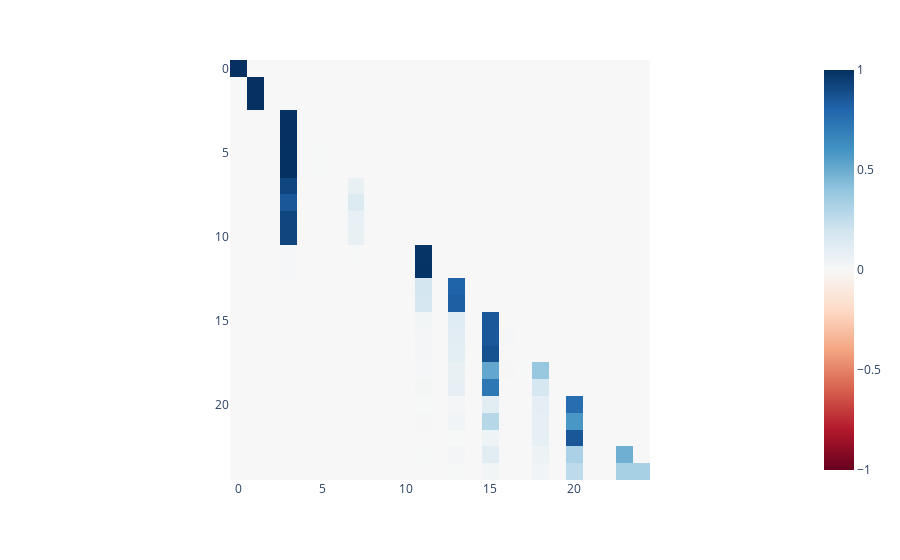
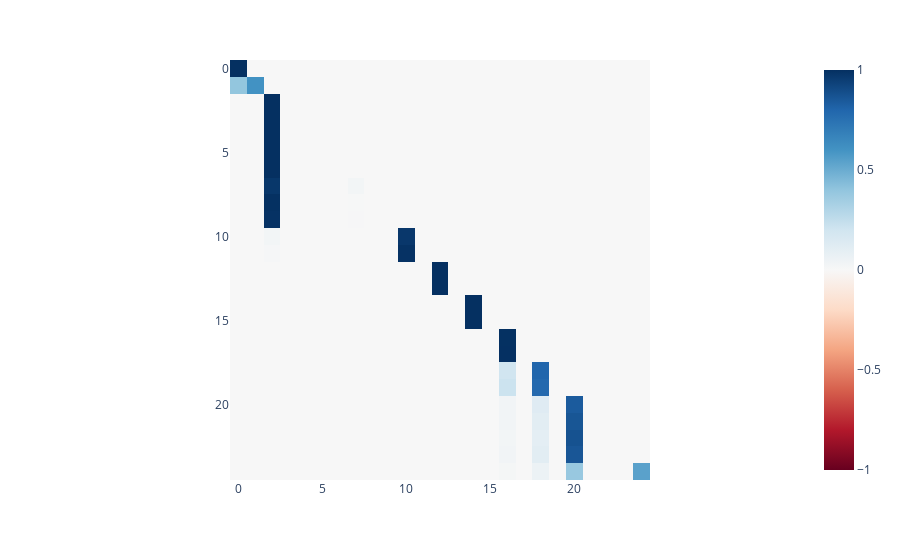
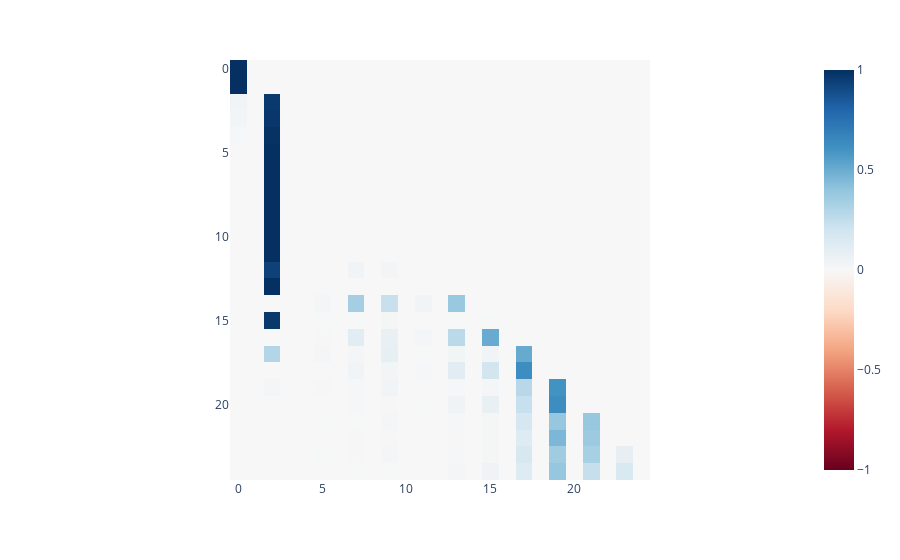
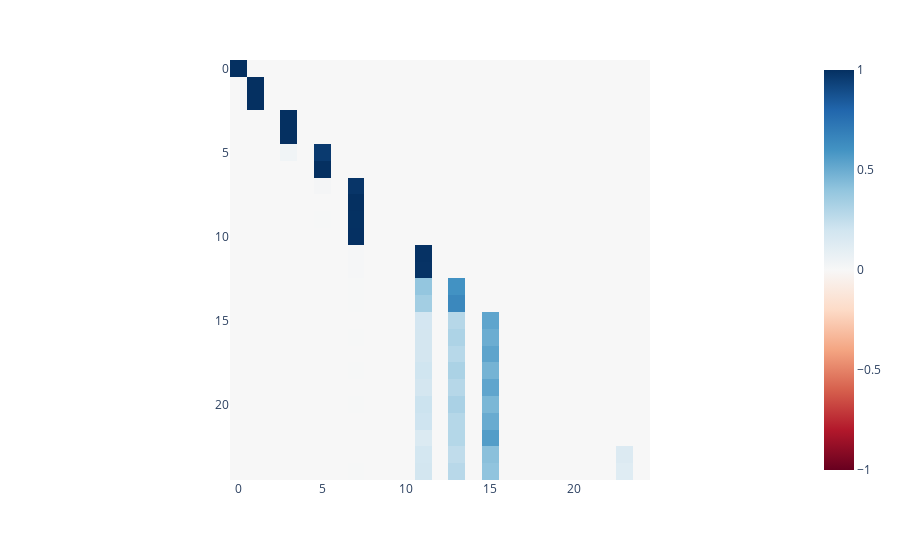

Notebook code for these charts, in order:
### Code cell
for head in range(config.tflens_config.n_heads):
  imshow_attention(att_1_1[0,head,...])
  print(inputs_dict)
  print(labels_dict)

### Figure 1 — Plotly figure (JSON) as saved in the notebook; plotly's stock layout.template omitted (floating-point values rounded to 4 significant figures; data arrays with more than 128 entries replaced by an {"elided": "..."} marker saying what was removed)
{"data": [{"coloraxis": "coloraxis", "hovertemplate": "x: %{x}<br>y: %{y}<br>color: %{z}<extra></extra>", "name": "0", "type": "heatmap", "xaxis": "x", "yaxis": "y", "z": {"elided": "25x25 float values"}}], "layout": {"coloraxis": {"cmid": 0, "colorscale": [[0, "rgb(103,0,31)"], [0.1, "rgb(178,24,43)"], [0.2, "rgb(214,96,77)"], [0.3, "rgb(244,165,130)"], [0.4, "rgb(253,219,199)"], [0.5, "rgb(247,247,247)"], [0.6, "rgb(209,229,240)"], [0.7, "rgb(146,197,222)"], [0.8, "rgb(67,147,195)"], [0.9, "rgb(33,102,172)"], [1, "rgb(5,48,97)"]]}, "margin": {"t": 60}, "xaxis": {"anchor": "y", "constrain": "domain", "domain": [0, 1], "scaleanchor": "y"}, "yaxis": {"anchor": "x", "autorange": "reversed", "constrain": "domain", "domain": [0, 1]}}}

### Figure 2 — Plotly figure (JSON) as saved in the notebook; plotly's stock layout.template omitted (floating-point values rounded to 4 significant figures; data arrays with more than 128 entries replaced by an {"elided": "..."} marker saying what was removed)
{"data": [{"coloraxis": "coloraxis", "hovertemplate": "x: %{x}<br>y: %{y}<br>color: %{z}<extra></extra>", "name": "0", "type": "heatmap", "xaxis": "x", "yaxis": "y", "z": {"elided": "25x25 float values"}}], "layout": {"coloraxis": {"cmid": 0, "colorscale": [[0, "rgb(103,0,31)"], [0.1, "rgb(178,24,43)"], [0.2, "rgb(214,96,77)"], [0.3, "rgb(244,165,130)"], [0.4, "rgb(253,219,199)"], [0.5, "rgb(247,247,247)"], [0.6, "rgb(209,229,240)"], [0.7, "rgb(146,197,222)"], [0.8, "rgb(67,147,195)"], [0.9, "rgb(33,102,172)"], [1, "rgb(5,48,97)"]]}, "margin": {"t": 60}, "xaxis": {"anchor": "y", "constrain": "domain", "domain": [0, 1], "scaleanchor": "y"}, "yaxis": {"anchor": "x", "autorange": "reversed", "constrain": "domain", "domain": [0, 1]}}}

### Figure 3 — Plotly figure (JSON) as saved in the notebook; plotly's stock layout.template omitted (floating-point values rounded to 4 significant figures; data arrays with more than 128 entries replaced by an {"elided": "..."} marker saying what was removed)
{"data": [{"coloraxis": "coloraxis", "hovertemplate": "x: %{x}<br>y: %{y}<br>color: %{z}<extra></extra>", "name": "0", "type": "heatmap", "xaxis": "x", "yaxis": "y", "z": {"elided": "25x25 float values"}}], "layout": {"coloraxis": {"cmid": 0, "colorscale": [[0, "rgb(103,0,31)"], [0.1, "rgb(178,24,43)"], [0.2, "rgb(214,96,77)"], [0.3, "rgb(244,165,130)"], [0.4, "rgb(253,219,199)"], [0.5, "rgb(247,247,247)"], [0.6, "rgb(209,229,240)"], [0.7, "rgb(146,197,222)"], [0.8, "rgb(67,147,195)"], [0.9, "rgb(33,102,172)"], [1, "rgb(5,48,97)"]]}, "margin": {"t": 60}, "xaxis": {"anchor": "y", "constrain": "domain", "domain": [0, 1], "scaleanchor": "y"}, "yaxis": {"anchor": "x", "autorange": "reversed", "constrain": "domain", "domain": [0, 1]}}}

### Figure 4 — Plotly figure (JSON) as saved in the notebook; plotly's stock layout.template omitted (floating-point values rounded to 4 significant figures; data arrays with more than 128 entries replaced by an {"elided": "..."} marker saying what was removed)
{"data": [{"coloraxis": "coloraxis", "hovertemplate": "x: %{x}<br>y: %{y}<br>color: %{z}<extra></extra>", "name": "0", "type": "heatmap", "xaxis": "x", "yaxis": "y", "z": {"elided": "25x25 float values"}}], "layout": {"coloraxis": {"cmid": 0, "colorscale": [[0, "rgb(103,0,31)"], [0.1, "rgb(178,24,43)"], [0.2, "rgb(214,96,77)"], [0.3, "rgb(244,165,130)"], [0.4, "rgb(253,219,199)"], [0.5, "rgb(247,247,247)"], [0.6, "rgb(209,229,240)"], [0.7, "rgb(146,197,222)"], [0.8, "rgb(67,147,195)"], [0.9, "rgb(33,102,172)"], [1, "rgb(5,48,97)"]]}, "margin": {"t": 60}, "xaxis": {"anchor": "y", "constrain": "domain", "domain": [0, 1], "scaleanchor": "y"}, "yaxis": {"anchor": "x", "autorange": "reversed", "constrain": "domain", "domain": [0, 1]}}}
